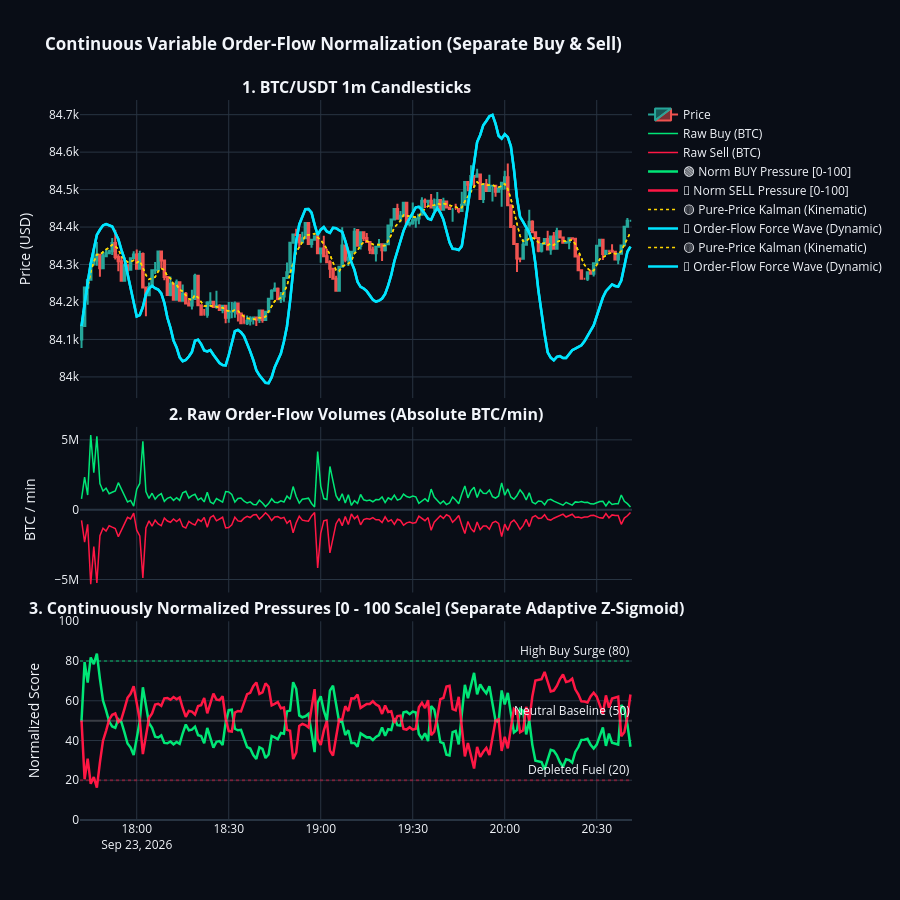

Notebook code for this chart:
### Code cell
# 4. Compute Force-Augmented Order-Flow Kalman Wave
def compute_force_kalman(prices, norm_buys, norm_sells, atrs, kappa=0.8, gamma=0.15):
    n = len(prices)
    dt = 1.0
    
    # State: [price, velocity]
    x = np.array([prices.iloc[0], 0.0])
    P = np.eye(2) * 5.0
    Q = np.array([[0.01, 0.0], [0.0, 0.05]])
    R = 8.0  # Measurement variance
    
    F = np.array([[1.0, dt], [0.0, 1.0 - gamma * dt]])
    B = np.array([0.5 * dt**2, dt])
    H = np.array([[1.0, 0.0]])
    
    force_wave_price = np.zeros(n)
    pure_wave_price = np.zeros(n)
    
    # Run Pure-Price Kalman (no force: u = 0)
    x_pure = np.array([prices.iloc[0], 0.0])
    P_pure = np.eye(2) * 5.0
    for i in range(n):
        # Pure
        x_pred_p = F @ x_pure
        P_pred_p = F @ P_pure @ F.T + Q
        y_p = prices.iloc[i] - (H @ x_pred_p)[0]
        K_p = (P_pred_p @ H.T) / ((H @ P_pred_p @ H.T)[0,0] + R)
        x_pure = x_pred_p + K_p.flatten() * y_p
        P_pure = (np.eye(2) - K_p @ H) @ P_pred_p
        pure_wave_price[i] = x_pure[0]
        
        # Force-Augmented: u = (Norm_Buy - Norm_Sell) / 50
        net_force = (norm_buys[i] - norm_sells[i]) / 50.0
        u_scaled = net_force * kappa * atrs.iloc[i]
        
        x_pred_f = F @ x + B * u_scaled
        P_pred_f = F @ P @ F.T + Q
        y_f = prices.iloc[i] - (H @ x_pred_f)[0]
        K_f = (P_pred_f @ H.T) / ((H @ P_pred_f @ H.T)[0,0] + R)
        x = x_pred_f + K_f.flatten() * y_f
        P = (np.eye(2) - K_f @ H) @ P_pred_f
        force_wave_price[i] = x[0]
        
    return pure_wave_price, force_wave_price

# Calculate ATR for scaling
df['tr'] = np.maximum(df['high'] - df['low'], 
           np.maximum(abs(df['high'] - df['close'].shift(1)), 
                      abs(df['low'] - df['close'].shift(1)))).fillna(10.0)
df['atr'] = df['tr'].rolling(14).mean().fillna(15.0)

df['pure_wave'], df['force_wave'] = compute_force_kalman(
    df['close'], df['norm_buy'], df['norm_sell'], df['atr']
)

# Plot both waves directly on Panel 1 (Candlesticks)
fig.add_trace(
    go.Scatter(x=df['time'], y=df['pure_wave'], mode='lines',
               line=dict(color='#FFD700', width=1.5, dash='dot'),
               name="🟡 Pure-Price Kalman (Kinematic)"),
    row=1, col=1
)
fig.add_trace(
    go.Scatter(x=df['time'], y=df['force_wave'], mode='lines',
               line=dict(color='#00E5FF', width=2.5),
               name="🔷 Order-Flow Force Wave (Dynamic)"),
    row=1, col=1
)
fig.show()

### Figure 1 — Plotly figure (JSON) as saved in the notebook; plotly's stock layout.template omitted (floating-point values rounded to 4 significant figures; data arrays with more than 128 entries replaced by an {"elided": "..."} marker saying what was removed)
{"data": [{"close": {"elided": "180 float values"}, "decreasing": {"line": {"color": "#ef5350"}}, "high": {"elided": "180 float values"}, "increasing": {"line": {"color": "#26a69a"}}, "low": {"elided": "180 float values"}, "name": "Price", "open": {"elided": "180 float values"}, "type": "candlestick", "x": {"elided": "180 str values"}, "xaxis": "x", "yaxis": "y"}, {"line": {"color": "#00E676", "width": 1.5}, "mode": "lines", "name": "Raw Buy (BTC)", "type": "scatter", "x": {"elided": "180 str values"}, "xaxis": "x2", "y": {"elided": "180 float values"}, "yaxis": "y2"}, {"line": {"color": "#FF1744", "width": 1.5}, "mode": "lines", "name": "Raw Sell (BTC)", "type": "scatter", "x": {"elided": "180 str values"}, "xaxis": "x2", "y": {"elided": "180 float values"}, "yaxis": "y2"}, {"line": {"color": "#00E676", "width": 2.5}, "mode": "lines", "name": "🟢 Norm BUY Pressure [0-100]", "type": "scatter", "x": {"elided": "180 str values"}, "xaxis": "x3", "y": {"elided": "180 float values"}, "yaxis": "y3"}, {"line": {"color": "#FF1744", "width": 2.5}, "mode": "lines", "name": "🔴 Norm SELL Pressure [0-100]", "type": "scatter", "x": {"elided": "180 str values"}, "xaxis": "x3", "y": {"elided": "180 float values"}, "yaxis": "y3"}, {"line": {"color": "#FFD700", "dash": "dot", "width": 1.5}, "mode": "lines", "name": "🟡 Pure-Price Kalman (Kinematic)", "type": "scatter", "x": {"elided": "180 str values"}, "xaxis": "x", "y": {"elided": "180 float values"}, "yaxis": "y"}, {"line": {"color": "#00E5FF", "width": 2.5}, "mode": "lines", "name": "🔷 Order-Flow Force Wave (Dynamic)", "type": "scatter", "x": {"elided": "180 str values"}, "xaxis": "x", "y": {"elided": "180 float values"}, "yaxis": "y"}, {"line": {"color": "#FFD700", "dash": "dot", "width": 1.5}, "mode": "lines", "name": "🟡 Pure-Price Kalman (Kinematic)", "type": "scatter", "x": {"elided": "180 str values"}, "xaxis": "x", "y": {"elided": "180 float values"}, "yaxis": "y"}, {"line": {"color": "#00E5FF", "width": 2.5}, "mode": "lines", "name": "🔷 Order-Flow Force Wave (Dynamic)", "type": "scatter", "x": {"elided": "180 str values"}, "xaxis": "x", "y": {"elided": "180 float values"}, "yaxis": "y"}], "layout": {"annotations": [{"font": {"size": 16}, "showarrow": false, "text": "<b>1. BTC/USDT 1m Candlesticks</b>", "x": 0.5, "xanchor": "center", "xref": "paper", "y": 1, "yanchor": "bottom", "yref": "paper"}, {"font": {"size": 16}, "showarrow": false, "text": "<b>2. Raw Order-Flow Volumes (Absolute BTC/min)</b>", "x": 0.5, "xanchor": "center", "xref": "paper", "y": 0.546, "yanchor": "bottom", "yref": "paper"}, {"font": {"size": 16}, "showarrow": false, "text": "<b>3. Continuously Normalized Pressures [0 - 100 Scale] (Separate Adaptive Z-Sigmoid)</b>", "x": 0.5, "xanchor": "center", "xref": "paper", "y": 0.276, "yanchor": "bottom", "yref": "paper"}, {"showarrow": false, "text": "High Buy Surge (80)", "x": 1, "xanchor": "right", "xref": "x3 domain", "y": 80, "yanchor": "bottom", "yref": "y3"}, {"showarrow": false, "text": "Neutral Baseline (50)", "x": 1, "xanchor": "right", "xref": "x3 domain", "y": 50, "yanchor": "bottom", "yref": "y3"}, {"showarrow": false, "text": "Depleted Fuel (20)", "x": 1, "xanchor": "right", "xref": "x3 domain", "y": 20, "yanchor": "bottom", "yref": "y3"}], "height": 900, "hovermode": "x unified", "paper_bgcolor": "#090d16", "plot_bgcolor": "#090d16", "shapes": [{"line": {"color": "rgba(0, 230, 118, 0.4)", "dash": "dot"}, "type": "line", "x0": 0, "x1": 1, "xref": "x3 domain", "y0": 80, "y1": 80, "yref": "y3"}, {"line": {"color": "rgba(255, 255, 255, 0.2)", "dash": "solid"}, "type": "line", "x0": 0, "x1": 1, "xref": "x3 domain", "y0": 50, "y1": 50, "yref": "y3"}, {"line": {"color": "rgba(255, 23, 68, 0.4)", "dash": "dot"}, "type": "line", "x0": 0, "x1": 1, "xref": "x3 domain", "y0": 20, "y1": 20, "yref": "y3"}], "showlegend": true, "title": {"text": "<b>Continuous Variable Order-Flow Normalization (Separate Buy & Sell)</b>"}, "xaxis": {"anchor": "y", "domain": [0, 1], "matches": "x3", "rangeslider": {"visible": false}, "showticklabels": false}, "xaxis2": {"anchor": "y2", "domain": [0, 1], "matches": "x3", "showticklabels": false}, "xaxis3": {"anchor": "y3", "domain": [0, 1]}, "yaxis": {"anchor": "x", "domain": [0.586, 1], "title": {"text": "Price (USD)"}}, "yaxis2": {"anchor": "x2", "domain": [0.316, 0.546], "title": {"text": "BTC / min"}}, "yaxis3": {"anchor": "x3", "domain": [0, 0.276], "range": [0, 100], "title": {"text": "Normalized Score"}}}}
